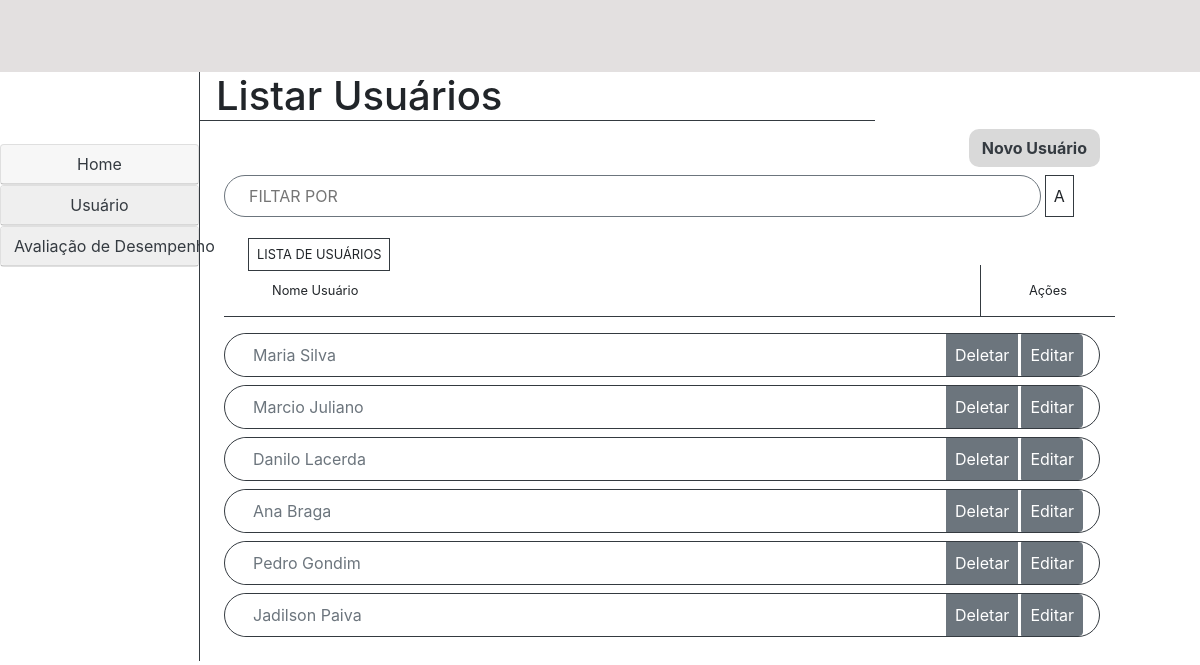
/recursos_humanos/listar_usuarios/, run on the app's committed database.
### recursos_humanos/models.py (models this page shows, shortened)
class Usuario(models.Model):
    FUNCAO = (
        ('chefe', "Chefe"),
        ('gerente', "Gerente"),
        ('empregado', "Empregado"),
        ('recursos_humanos', "Recursos Humanos"),
    )
    CLASSE = (
        ('a', "A"),
        ('b', "B"),
        ('c', "C"),
        ('d', "D"),
    )
    NIVEL = (
        ('i', "I"),
        ('ii', "II"),
        ('iii', "III"),
        ('iv', "IV"),
        ('v', "V"),
        ('vi', "VI"),
        ('vii', "VII"),
        ('viii', "VIII"),
        ('ix', "IX"),
        ('x', "X"),
        ('xi', "XI"),
        ('xii', "XII"),
        ('xiii', "XIII"),
        ('xiv', "XIV"),
        ('xv', "XV"),
    )
    DIRETORIA = (
        ('diretoria1', "Diretoria 1"),
        ('diretoria2', "Diretoria 2"),
        ('diretoria3', "Diretoria 3"),
        ('diretoria4', "Diretoria 4"),
    )
    GERENCIA = (
        ('gerencia1', "Gerencia 1"),
        ('gerencia2', "Gerencia 2"),
        ('gerencia3', "Gerencia 3"),
        ('gerencia4', "Gerencia 4"),
    )
    GRUPO = (
        ('grupo1', "Grupo 1"),
        ('grupo2', "Grupo 2"),
    )
    nome = models.CharField(max_length=100, blank=False, null=False)
    senha = models.CharField(max_length=20, blank=False, null=False)
    email = models.EmailField(blank=False, null=False)
    cpf = models.CharField(max_length=14, blank=False, null=False)
    data_criacao_usuario = models.DateField(default=datetime.now, blank=False, null=False)
    data_atualizacao_usuario = models.DateField(blank=True, null=True)
    data_exclusao_usuario = models.DateField(blank=True, null=True)
    setor = models.CharField(max_length=50)
    cargo = models.CharField(max_length=50)
    grupo = models.CharField(max_length=40, choices=GRUPO)
    funcao = models.CharField(max_length=20, choices=FUNCAO)
    classe = models.CharField(max_length=16, choices=CLASSE)
    gerencia = models.CharField(max_length=50, choices=GERENCIA)
    diretoria = models.CharField(max_length=40, choices=DIRETORIA)
    nivel = models.CharField(max_length=5, choices=NIVEL, blank=True, null=True)
    efetivo = models.BooleanField()
    inativo = models.BooleanField(default="False")
    class Meta:
        verbose_name = "Usuário"

### recursos_humanos/views.py (the view)
# urls.py: path('listar_usuarios/', views.listar_usuarios, name='listar_usuarios'),
def listar_usuarios(request):
    usuarios = Usuario.objects.all()
    return render(request, "recursos_humanos/listar_usuarios.html", {'usuarios': usuarios})

### templates/recursos_humanos/listar_usuarios.html (shortened to what this page needs)
{% extends './home.html' %}
{% block 'conteudo' %}
<div class="col col-9 m-0 p-0">
    <h1 class="border-bottom border-dark pl-3 w-75">Listar Usuários</h1>
    <div class="d-flex justify-content-end mb-2">
        <a href="{% url 'cadastrar_usuario' %}" class="btn text-dark font-weight-bold"
            style="background: #D9D9D9; border-radius: 10px;">Novo Usuário</a>
    </div>
    <div class="row mb-4 ml-4">
        <input type="text" class="border border-secondary pl-4 text-uppercase text-muted col-11"
            style="width: 100%; border-radius: 50px;" id="myInput"
            placeholder="Filtar por {% block 'filtro' %}{% endblock %}">
        <div class="border border-dark p-2 ml-1">A</div>
    </div>
    <small class="border border-dark ml-5 p-2 text-uppercase">Lista de Usuários</small>
    <div class="row ml-4 mb-0 border-bottom border-dark d-flex justify-content-between align-items-center">
        <small class="pl-5">Nome Usuário</small>
        <small class="border-left border-dark px-5 py-3">Ações</small>
    </div>
    <form class="form mt-3 ml-4">
        <div class="input-group mb-3">
            {% for usuario in usuarios %}
            <div class="input-group border border-dark w-100 mb-2" style="border-radius: 50px;">
                <input type="text" class="form-control border-0 ml-3 bg-white" placeholder="{{ usuario.nome }}"
                    aria-label="{{ usuario.nome }}" aria-describedby="botao-editar" disabled>
                <div class="input-group-append">
                    <button class="btn btn-secondary p-2 mr-1" type="button" id="botao-deletar" data-toggle="modal"
                        data-target="#deletar_usuario_{{usuario.id}}">Deletar</button>
                    <a href="{% url 'editar_usuario' usuario.id %}" class="btn btn-secondary p-2 mr-3"
                        id="botao-editar">Editar</a>
                </div>
            </div>
            {% endfor %}
        </div>
    </form>
</div>
{% endblock %}

### data on the page
Usuario: nome "Maria Silva"
Usuario: nome "Marcio Juliano"
Usuario: nome "Danilo Lacerda"
Usuario: nome "Ana Braga"
Usuario: nome "Pedro Gondim"
Usuario: nome "Jadilson Paiva"
